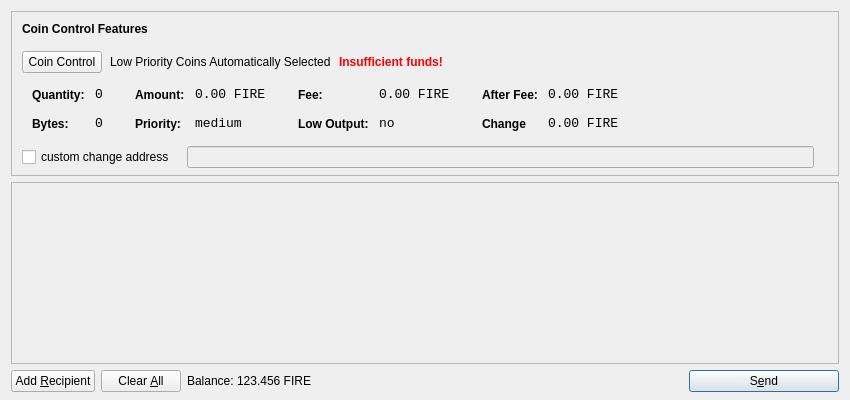
<?xml version="1.0" encoding="UTF-8"?>
<ui version="4.0">
 <class>SendCoinsDialog</class>
 <widget class="QDialog" name="SendCoinsDialog">
  <property name="geometry">
   <rect>
    <x>0</x>
    <y>0</y>
    <width>850</width>
    <height>400</height>
   </rect>
  </property>
  <property name="windowTitle">
   <string>Send Coins</string>
  </property>
  <layout class="QVBoxLayout" name="verticalLayout" stretch="0,1,0">
   <property name="bottomMargin">
    <number>8</number>
   </property>
   <item>
    <widget class="QFrame" name="frameCoinControl">
     <property name="sizePolicy">
      <sizepolicy hsizetype="Expanding" vsizetype="Expanding">
       <horstretch>0</horstretch>
       <verstretch>0</verstretch>
      </sizepolicy>
     </property>
     <property name="maximumSize">
      <size>
       <width>16777215</width>
       <height>16777215</height>
      </size>
     </property>
     <property name="frameShape">
      <enum>QFrame::StyledPanel</enum>
     </property>
     <property name="frameShadow">
      <enum>QFrame::Sunken</enum>
     </property>
     <layout class="QVBoxLayout" name="verticalLayoutCoinControl2">
      <property name="spacing">
       <number>6</number>
      </property>
      <property name="leftMargin">
       <number>0</number>
      </property>
      <property name="topMargin">
       <number>0</number>
      </property>
      <property name="rightMargin">
       <number>0</number>
      </property>
      <property name="bottomMargin">
       <number>6</number>
      </property>
      <item>
       <layout class="QVBoxLayout" name="verticalLayoutCoinControl" stretch="0,0,0,0,1">
        <property name="spacing">
         <number>0</number>
        </property>
        <property name="leftMargin">
         <number>10</number>
        </property>
        <property name="topMargin">
         <number>10</number>
        </property>
        <item>
         <layout class="QHBoxLayout" name="horizontalLayoutCoinControl1">
          <property name="bottomMargin">
           <number>15</number>
          </property>
          <item>
           <widget class="QLabel" name="labelCoinControlFeatures">
            <property name="sizePolicy">
             <sizepolicy hsizetype="Preferred" vsizetype="Maximum">
              <horstretch>0</horstretch>
              <verstretch>0</verstretch>
             </sizepolicy>
            </property>
            <property name="font">
             <font>
              <weight>75</weight>
              <bold>true</bold>
             </font>
            </property>
            <property name="styleSheet">
             <string notr="true">font-weight:bold;</string>
            </property>
            <property name="text">
             <string>Coin Control Features</string>
            </property>
           </widget>
          </item>
         </layout>
        </item>
        <item>
         <layout class="QHBoxLayout" name="horizontalLayoutCoinControl2" stretch="0,0,0,0">
          <property name="spacing">
           <number>8</number>
          </property>
          <property name="bottomMargin">
           <number>10</number>
          </property>
          <item>
           <widget class="QPushButton" name="pushButtonCoinControl">
            <property name="styleSheet">
             <string notr="true"/>
            </property>
            <property name="text">
             <string>Coin Control</string>
            </property>
           </widget>
          </item>
          <item>
           <widget class="QLabel" name="labelCoinControlAutomaticallySelected">
            <property name="text">
             <string>Low Priority Coins Automatically Selected</string>
            </property>
            <property name="margin">
             <number>5</number>
            </property>
           </widget>
          </item>
          <item>
           <widget class="QLabel" name="labelCoinControlInsuffFunds">
            <property name="font">
             <font>
              <weight>75</weight>
              <bold>true</bold>
             </font>
            </property>
            <property name="styleSheet">
             <string notr="true">color:red;font-weight:bold;</string>
            </property>
            <property name="text">
             <string>Insufficient funds!</string>
            </property>
            <property name="margin">
             <number>5</number>
            </property>
           </widget>
          </item>
          <item>
           <spacer name="horizontalSpacerCoinControl">
            <property name="orientation">
             <enum>Qt::Horizontal</enum>
            </property>
            <property name="sizeHint" stdset="0">
             <size>
              <width>40</width>
              <height>1</height>
             </size>
            </property>
           </spacer>
          </item>
         </layout>
        </item>
        <item>
         <widget class="QWidget" name="widgetCoinControl" native="true">
          <property name="sizePolicy">
           <sizepolicy hsizetype="Preferred" vsizetype="Preferred">
            <horstretch>0</horstretch>
            <verstretch>0</verstretch>
           </sizepolicy>
          </property>
          <property name="minimumSize">
           <size>
            <width>0</width>
            <height>0</height>
           </size>
          </property>
          <property name="styleSheet">
           <string notr="true"/>
          </property>
          <layout class="QHBoxLayout" name="horizontalLayoutCoinControl5">
           <property name="leftMargin">
            <number>0</number>
           </property>
           <property name="topMargin">
            <number>0</number>
           </property>
           <property name="rightMargin">
            <number>0</number>
           </property>
           <property name="bottomMargin">
            <number>0</number>
           </property>
           <item>
            <layout class="QHBoxLayout" name="horizontalLayoutCoinControl3" stretch="0,0,0,1">
             <property name="spacing">
              <number>20</number>
             </property>
             <property name="topMargin">
              <number>0</number>
             </property>
             <property name="bottomMargin">
              <number>10</number>
             </property>
             <item>
              <layout class="QFormLayout" name="formLayoutCoinControl1">
               <property name="horizontalSpacing">
                <number>10</number>
               </property>
               <property name="verticalSpacing">
                <number>14</number>
               </property>
               <property name="leftMargin">
                <number>10</number>
               </property>
               <property name="topMargin">
                <number>4</number>
               </property>
               <property name="rightMargin">
                <number>6</number>
               </property>
               <item row="0" column="0">
                <widget class="QLabel" name="labelCoinControlQuantityText">
                 <property name="styleSheet">
                  <string notr="true">font-weight:bold;</string>
                 </property>
                 <property name="text">
                  <string>Quantity:</string>
                 </property>
                 <property name="margin">
                  <number>0</number>
                 </property>
                </widget>
               </item>
               <item row="0" column="1">
                <widget class="QLabel" name="labelCoinControlQuantity">
                 <property name="font">
                  <font>
                   <family>Monospace</family>
                   <pointsize>10</pointsize>
                  </font>
                 </property>
                 <property name="cursor">
                  <cursorShape>IBeamCursor</cursorShape>
                 </property>
                 <property name="contextMenuPolicy">
                  <enum>Qt::ActionsContextMenu</enum>
                 </property>
                 <property name="text">
                  <string>0</string>
                 </property>
                 <property name="margin">
                  <number>0</number>
                 </property>
                 <property name="textInteractionFlags">
                  <set>Qt::LinksAccessibleByMouse|Qt::TextSelectableByKeyboard|Qt::TextSelectableByMouse</set>
                 </property>
                </widget>
               </item>
               <item row="1" column="0">
                <widget class="QLabel" name="labelCoinControlBytesText">
                 <property name="styleSheet">
                  <string notr="true">font-weight:bold;</string>
                 </property>
                 <property name="text">
                  <string>Bytes:</string>
                 </property>
                </widget>
               </item>
               <item row="1" column="1">
                <widget class="QLabel" name="labelCoinControlBytes">
                 <property name="font">
                  <font>
                   <family>Monospace</family>
                   <pointsize>10</pointsize>
                  </font>
                 </property>
                 <property name="cursor">
                  <cursorShape>IBeamCursor</cursorShape>
                 </property>
                 <property name="contextMenuPolicy">
                  <enum>Qt::ActionsContextMenu</enum>
                 </property>
                 <property name="text">
                  <string>0</string>
                 </property>
                 <property name="textInteractionFlags">
                  <set>Qt::LinksAccessibleByMouse|Qt::TextSelectableByKeyboard|Qt::TextSelectableByMouse</set>
                 </property>
                </widget>
               </item>
              </layout>
             </item>
             <item>
              <layout class="QFormLayout" name="formLayoutCoinControl2">
               <property name="horizontalSpacing">
                <number>10</number>
               </property>
               <property name="verticalSpacing">
                <number>14</number>
               </property>
               <property name="leftMargin">
                <number>6</number>
               </property>
               <property name="topMargin">
                <number>4</number>
               </property>
               <property name="rightMargin">
                <number>6</number>
               </property>
               <item row="0" column="0">
                <widget class="QLabel" name="labelCoinControlAmountText">
                 <property name="styleSheet">
                  <string notr="true">font-weight:bold;</string>
                 </property>
                 <property name="text">
                  <string>Amount:</string>
                 </property>
                 <property name="margin">
                  <number>0</number>
                 </property>
                </widget>
               </item>
               <item row="0" column="1">
                <widget class="QLabel" name="labelCoinControlAmount">
                 <property name="font">
                  <font>
                   <family>Monospace</family>
                   <pointsize>10</pointsize>
                  </font>
                 </property>
                 <property name="cursor">
                  <cursorShape>IBeamCursor</cursorShape>
                 </property>
                 <property name="contextMenuPolicy">
                  <enum>Qt::ActionsContextMenu</enum>
                 </property>
                 <property name="text">
                  <string>0.00 FIRE</string>
                 </property>
                 <property name="textInteractionFlags">
                  <set>Qt::LinksAccessibleByMouse|Qt::TextSelectableByKeyboard|Qt::TextSelectableByMouse</set>
                 </property>
                </widget>
               </item>
               <item row="1" column="0">
                <widget class="QLabel" name="labelCoinControlPriorityText">
                 <property name="styleSheet">
                  <string notr="true">font-weight:bold;</string>
                 </property>
                 <property name="text">
                  <string>Priority:</string>
                 </property>
                </widget>
               </item>
               <item row="1" column="1">
                <widget class="QLabel" name="labelCoinControlPriority">
                 <property name="font">
                  <font>
                   <family>Monospace</family>
                   <pointsize>10</pointsize>
                  </font>
                 </property>
                 <property name="cursor">
                  <cursorShape>IBeamCursor</cursorShape>
                 </property>
                 <property name="contextMenuPolicy">
                  <enum>Qt::ActionsContextMenu</enum>
                 </property>
                 <property name="text">
                  <string>medium</string>
                 </property>
                 <property name="textInteractionFlags">
                  <set>Qt::LinksAccessibleByMouse|Qt::TextSelectableByKeyboard|Qt::TextSelectableByMouse</set>
                 </property>
                </widget>
               </item>
              </layout>
             </item>
             <item>
              <layout class="QFormLayout" name="formLayoutCoinControl3">
               <property name="horizontalSpacing">
                <number>10</number>
               </property>
               <property name="verticalSpacing">
                <number>14</number>
               </property>
               <property name="leftMargin">
                <number>6</number>
               </property>
               <property name="topMargin">
                <number>4</number>
               </property>
               <property name="rightMargin">
                <number>6</number>
               </property>
               <item row="0" column="0">
                <widget class="QLabel" name="labelCoinControlFeeText">
                 <property name="styleSheet">
                  <string notr="true">font-weight:bold;</string>
                 </property>
                 <property name="text">
                  <string>Fee:</string>
                 </property>
                 <property name="margin">
                  <number>0</number>
                 </property>
                </widget>
               </item>
               <item row="0" column="1">
                <widget class="QLabel" name="labelCoinControlFee">
                 <property name="font">
                  <font>
                   <family>Monospace</family>
                   <pointsize>10</pointsize>
                  </font>
                 </property>
                 <property name="cursor">
                  <cursorShape>IBeamCursor</cursorShape>
                 </property>
                 <property name="contextMenuPolicy">
                  <enum>Qt::ActionsContextMenu</enum>
                 </property>
                 <property name="text">
                  <string>0.00 FIRE</string>
                 </property>
                 <property name="textInteractionFlags">
                  <set>Qt::LinksAccessibleByMouse|Qt::TextSelectableByKeyboard|Qt::TextSelectableByMouse</set>
                 </property>
                </widget>
               </item>
               <item row="1" column="0">
                <widget class="QLabel" name="labelCoinControlLowOutputText">
                 <property name="styleSheet">
                  <string notr="true">font-weight:bold;</string>
                 </property>
                 <property name="text">
                  <string>Low Output:</string>
                 </property>
                </widget>
               </item>
               <item row="1" column="1">
                <widget class="QLabel" name="labelCoinControlLowOutput">
                 <property name="font">
                  <font>
                   <family>Monospace</family>
                   <pointsize>10</pointsize>
                  </font>
                 </property>
                 <property name="cursor">
                  <cursorShape>IBeamCursor</cursorShape>
                 </property>
                 <property name="contextMenuPolicy">
                  <enum>Qt::ActionsContextMenu</enum>
                 </property>
                 <property name="text">
                  <string>no</string>
                 </property>
                 <property name="textInteractionFlags">
                  <set>Qt::LinksAccessibleByMouse|Qt::TextSelectableByKeyboard|Qt::TextSelectableByMouse</set>
                 </property>
                </widget>
               </item>
              </layout>
             </item>
             <item>
              <layout class="QFormLayout" name="formLayoutCoinControl4">
               <property name="horizontalSpacing">
                <number>10</number>
               </property>
               <property name="verticalSpacing">
                <number>14</number>
               </property>
               <property name="leftMargin">
                <number>6</number>
               </property>
               <property name="topMargin">
                <number>4</number>
               </property>
               <property name="rightMargin">
                <number>6</number>
               </property>
               <item row="0" column="0">
                <widget class="QLabel" name="labelCoinControlAfterFeeText">
                 <property name="styleSheet">
                  <string notr="true">font-weight:bold;</string>
                 </property>
                 <property name="text">
                  <string>After Fee:</string>
                 </property>
                 <property name="margin">
                  <number>0</number>
                 </property>
                </widget>
               </item>
               <item row="0" column="1">
                <widget class="QLabel" name="labelCoinControlAfterFee">
                 <property name="font">
                  <font>
                   <family>Monospace</family>
                   <pointsize>10</pointsize>
                  </font>
                 </property>
                 <property name="cursor">
                  <cursorShape>IBeamCursor</cursorShape>
                 </property>
                 <property name="contextMenuPolicy">
                  <enum>Qt::ActionsContextMenu</enum>
                 </property>
                 <property name="text">
                  <string>0.00 FIRE</string>
                 </property>
                 <property name="textInteractionFlags">
                  <set>Qt::LinksAccessibleByMouse|Qt::TextSelectableByKeyboard|Qt::TextSelectableByMouse</set>
                 </property>
                </widget>
               </item>
               <item row="1" column="0">
                <widget class="QLabel" name="labelCoinControlChangeText">
                 <property name="styleSheet">
                  <string notr="true">font-weight:bold;</string>
                 </property>
                 <property name="text">
                  <string>Change</string>
                 </property>
                </widget>
               </item>
               <item row="1" column="1">
                <widget class="QLabel" name="labelCoinControlChange">
                 <property name="font">
                  <font>
                   <family>Monospace</family>
                   <pointsize>10</pointsize>
                  </font>
                 </property>
                 <property name="cursor">
                  <cursorShape>IBeamCursor</cursorShape>
                 </property>
                 <property name="contextMenuPolicy">
                  <enum>Qt::ActionsContextMenu</enum>
                 </property>
                 <property name="text">
                  <string>0.00 FIRE</string>
                 </property>
                 <property name="textInteractionFlags">
                  <set>Qt::LinksAccessibleByMouse|Qt::TextSelectableByKeyboard|Qt::TextSelectableByMouse</set>
                 </property>
                </widget>
               </item>
              </layout>
             </item>
            </layout>
           </item>
          </layout>
         </widget>
        </item>
        <item>
         <layout class="QHBoxLayout" name="horizontalLayoutCoinControl4" stretch="0,0,0">
          <property name="spacing">
           <number>12</number>
          </property>
          <property name="sizeConstraint">
           <enum>QLayout::SetDefaultConstraint</enum>
          </property>
          <property name="topMargin">
           <number>5</number>
          </property>
          <property name="rightMargin">
           <number>5</number>
          </property>
          <item>
           <widget class="QCheckBox" name="checkBoxCoinControlChange">
            <property name="text">
             <string>custom change address</string>
            </property>
           </widget>
          </item>
          <item>
           <widget class="QLineEdit" name="lineEditCoinControlChange">
            <property name="enabled">
             <bool>false</bool>
            </property>
            <property name="sizePolicy">
             <sizepolicy hsizetype="Expanding" vsizetype="Fixed">
              <horstretch>0</horstretch>
              <verstretch>0</verstretch>
             </sizepolicy>
            </property>
           </widget>
          </item>
          <item>
           <widget class="QLabel" name="labelCoinControlChangeLabel">
            <property name="sizePolicy">
             <sizepolicy hsizetype="Preferred" vsizetype="Expanding">
              <horstretch>0</horstretch>
              <verstretch>0</verstretch>
             </sizepolicy>
            </property>
            <property name="minimumSize">
             <size>
              <width>0</width>
              <height>0</height>
             </size>
            </property>
            <property name="text">
             <string/>
            </property>
            <property name="margin">
             <number>3</number>
            </property>
           </widget>
          </item>
         </layout>
        </item>
        <item>
         <spacer name="verticalSpacerCoinControl">
          <property name="orientation">
           <enum>Qt::Vertical</enum>
          </property>
          <property name="sizeHint" stdset="0">
           <size>
            <width>800</width>
            <height>1</height>
           </size>
          </property>
         </spacer>
        </item>
       </layout>
      </item>
     </layout>
    </widget>
   </item>
   <item>
    <widget class="QScrollArea" name="scrollArea">
     <property name="widgetResizable">
      <bool>true</bool>
     </property>
     <widget class="QWidget" name="scrollAreaWidgetContents">
      <property name="geometry">
       <rect>
        <x>0</x>
        <y>0</y>
        <width>830</width>
        <height>172</height>
       </rect>
      </property>
      <layout class="QVBoxLayout" name="verticalLayout_2">
       <property name="leftMargin">
        <number>0</number>
       </property>
       <property name="topMargin">
        <number>0</number>
       </property>
       <property name="rightMargin">
        <number>0</number>
       </property>
       <property name="bottomMargin">
        <number>0</number>
       </property>
       <item>
        <layout class="QVBoxLayout" name="entries">
         <property name="spacing">
          <number>6</number>
         </property>
        </layout>
       </item>
       <item>
        <spacer name="verticalSpacer">
         <property name="orientation">
          <enum>Qt::Vertical</enum>
         </property>
         <property name="sizeHint" stdset="0">
          <size>
           <width>20</width>
           <height>40</height>
          </size>
         </property>
        </spacer>
       </item>
      </layout>
     </widget>
    </widget>
   </item>
   <item>
    <layout class="QHBoxLayout" name="horizontalLayout">
     <item>
      <widget class="QPushButton" name="addButton">
       <property name="toolTip">
        <string>Send to multiple recipients at once</string>
       </property>
       <property name="text">
        <string>Add &amp;Recipient</string>
       </property>
       <property name="icon">
        <iconset resource="../bitcoin.qrc">
         <normaloff>:/icons/add</normaloff>:/icons/add</iconset>
       </property>
       <property name="autoDefault">
        <bool>false</bool>
       </property>
      </widget>
     </item>
     <item>
      <widget class="QPushButton" name="clearButton">
       <property name="sizePolicy">
        <sizepolicy hsizetype="Minimum" vsizetype="Fixed">
         <horstretch>0</horstretch>
         <verstretch>0</verstretch>
        </sizepolicy>
       </property>
       <property name="toolTip">
        <string>Remove all transaction fields</string>
       </property>
       <property name="text">
        <string>Clear &amp;All</string>
       </property>
       <property name="icon">
        <iconset resource="../bitcoin.qrc">
         <normaloff>:/icons/remove</normaloff>:/icons/remove</iconset>
       </property>
       <property name="autoRepeatDelay">
        <number>300</number>
       </property>
       <property name="autoDefault">
        <bool>false</bool>
       </property>
      </widget>
     </item>
     <item>
      <layout class="QHBoxLayout" name="horizontalLayout_2">
       <property name="spacing">
        <number>3</number>
       </property>
       <item>
        <widget class="QLabel" name="label">
         <property name="sizePolicy">
          <sizepolicy hsizetype="Preferred" vsizetype="Fixed">
           <horstretch>0</horstretch>
           <verstretch>0</verstretch>
          </sizepolicy>
         </property>
         <property name="text">
          <string>Balance:</string>
         </property>
        </widget>
       </item>
       <item>
        <widget class="QLabel" name="labelBalance">
         <property name="sizePolicy">
          <sizepolicy hsizetype="Preferred" vsizetype="Fixed">
           <horstretch>0</horstretch>
           <verstretch>0</verstretch>
          </sizepolicy>
         </property>
         <property name="cursor">
          <cursorShape>IBeamCursor</cursorShape>
         </property>
         <property name="text">
          <string>123.456 FIRE</string>
         </property>
         <property name="textInteractionFlags">
          <set>Qt::LinksAccessibleByMouse|Qt::TextSelectableByKeyboard|Qt::TextSelectableByMouse</set>
         </property>
        </widget>
       </item>
      </layout>
     </item>
     <item>
      <spacer name="horizontalSpacer">
       <property name="orientation">
        <enum>Qt::Horizontal</enum>
       </property>
       <property name="sizeHint" stdset="0">
        <size>
         <width>40</width>
         <height>20</height>
        </size>
       </property>
      </spacer>
     </item>
     <item>
      <widget class="QPushButton" name="sendButton">
       <property name="minimumSize">
        <size>
         <width>150</width>
         <height>0</height>
        </size>
       </property>
       <property name="toolTip">
        <string>Confirm the send action</string>
       </property>
       <property name="text">
        <string>S&amp;end</string>
       </property>
       <property name="icon">
        <iconset resource="../bitcoin.qrc">
         <normaloff>:/icons/send</normaloff>:/icons/send</iconset>
       </property>
       <property name="default">
        <bool>true</bool>
       </property>
      </widget>
     </item>
    </layout>
   </item>
  </layout>
 </widget>
 <resources>
  <include location="../bitcoin.qrc"/>
 </resources>
 <connections/>
</ui>
